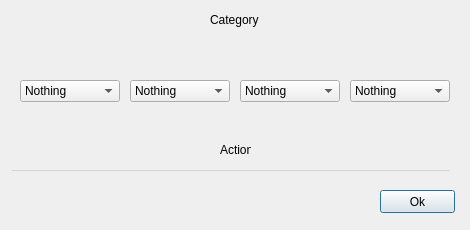
<?xml version="1.0" encoding="UTF-8"?>
<ui version="4.0">
 <class>SettingsView</class>
 <widget class="QDialog" name="SettingsView">
  <property name="geometry">
   <rect>
    <x>0</x>
    <y>0</y>
    <width>470</width>
    <height>230</height>
   </rect>
  </property>
  <property name="minimumSize">
   <size>
    <width>470</width>
    <height>230</height>
   </size>
  </property>
  <property name="maximumSize">
   <size>
    <width>470</width>
    <height>230</height>
   </size>
  </property>
  <property name="windowTitle">
   <string>Settings</string>
  </property>
  <property name="modal">
   <bool>true</bool>
  </property>
  <widget class="QGroupBox" name="groupBox">
   <property name="geometry">
    <rect>
     <x>10</x>
     <y>170</y>
     <width>440</width>
     <height>1</height>
    </rect>
   </property>
   <property name="title">
    <string/>
   </property>
  </widget>
  <widget class="QPushButton" name="OkButton">
   <property name="geometry">
    <rect>
     <x>380</x>
     <y>190</y>
     <width>75</width>
     <height>23</height>
    </rect>
   </property>
   <property name="text">
    <string>Ok</string>
   </property>
  </widget>
  <widget class="QLabel" name="label">
   <property name="geometry">
    <rect>
     <x>30</x>
     <y>30</y>
     <width>80</width>
     <height>40</height>
    </rect>
   </property>
   <property name="toolTip">
    <string>Left only</string>
   </property>
   <property name="text">
    <string/>
   </property>
   <property name="pixmap">
    <pixmap>Resources/LeftOnly.png</pixmap>
   </property>
  </widget>
  <widget class="QComboBox" name="LeftOnlyCbox">
   <property name="geometry">
    <rect>
     <x>20</x>
     <y>80</y>
     <width>100</width>
     <height>22</height>
    </rect>
   </property>
   <item>
    <property name="text">
     <string>Nothing</string>
    </property>
   </item>
   <item>
    <property name="text">
     <string>CopyLeft</string>
    </property>
   </item>
   <item>
    <property name="text">
     <string>CopyRight</string>
    </property>
   </item>
   <item>
    <property name="text">
     <string>OverrideLeft</string>
    </property>
   </item>
   <item>
    <property name="text">
     <string>OverrideRight</string>
    </property>
   </item>
   <item>
    <property name="text">
     <string>DeleteLeft</string>
    </property>
   </item>
   <item>
    <property name="text">
     <string>DeleteRight</string>
    </property>
   </item>
  </widget>
  <widget class="QLabel" name="label_2">
   <property name="geometry">
    <rect>
     <x>140</x>
     <y>30</y>
     <width>80</width>
     <height>40</height>
    </rect>
   </property>
   <property name="toolTip">
    <string>Left new</string>
   </property>
   <property name="text">
    <string/>
   </property>
   <property name="pixmap">
    <pixmap>Resources/LeftNew.png</pixmap>
   </property>
  </widget>
  <widget class="QLabel" name="label_3">
   <property name="geometry">
    <rect>
     <x>250</x>
     <y>30</y>
     <width>80</width>
     <height>40</height>
    </rect>
   </property>
   <property name="toolTip">
    <string>Right new</string>
   </property>
   <property name="text">
    <string/>
   </property>
   <property name="pixmap">
    <pixmap>Resources/RightNew.png</pixmap>
   </property>
  </widget>
  <widget class="QLabel" name="label_4">
   <property name="geometry">
    <rect>
     <x>360</x>
     <y>30</y>
     <width>80</width>
     <height>40</height>
    </rect>
   </property>
   <property name="toolTip">
    <string>Right only</string>
   </property>
   <property name="text">
    <string/>
   </property>
   <property name="pixmap">
    <pixmap>Resources/RightOnly.png</pixmap>
   </property>
  </widget>
  <widget class="QComboBox" name="LeftNewCbox">
   <property name="geometry">
    <rect>
     <x>130</x>
     <y>80</y>
     <width>100</width>
     <height>22</height>
    </rect>
   </property>
   <item>
    <property name="text">
     <string>Nothing</string>
    </property>
   </item>
   <item>
    <property name="text">
     <string>CopyLeft</string>
    </property>
   </item>
   <item>
    <property name="text">
     <string>CopyRight</string>
    </property>
   </item>
   <item>
    <property name="text">
     <string>OverrideLeft</string>
    </property>
   </item>
   <item>
    <property name="text">
     <string>OverrideRight</string>
    </property>
   </item>
   <item>
    <property name="text">
     <string>DeleteLeft</string>
    </property>
   </item>
   <item>
    <property name="text">
     <string>DeleteRight</string>
    </property>
   </item>
  </widget>
  <widget class="QComboBox" name="RightNewCbox">
   <property name="geometry">
    <rect>
     <x>240</x>
     <y>80</y>
     <width>100</width>
     <height>22</height>
    </rect>
   </property>
   <item>
    <property name="text">
     <string>Nothing</string>
    </property>
   </item>
   <item>
    <property name="text">
     <string>CopyLeft</string>
    </property>
   </item>
   <item>
    <property name="text">
     <string>CopyRight</string>
    </property>
   </item>
   <item>
    <property name="text">
     <string>OverrideLeft</string>
    </property>
   </item>
   <item>
    <property name="text">
     <string>OverrideRight</string>
    </property>
   </item>
   <item>
    <property name="text">
     <string>DeleteLeft</string>
    </property>
   </item>
   <item>
    <property name="text">
     <string>DeleteRight</string>
    </property>
   </item>
  </widget>
  <widget class="QComboBox" name="RightOnlyCbox">
   <property name="geometry">
    <rect>
     <x>350</x>
     <y>80</y>
     <width>100</width>
     <height>22</height>
    </rect>
   </property>
   <item>
    <property name="text">
     <string>Nothing</string>
    </property>
   </item>
   <item>
    <property name="text">
     <string>CopyLeft</string>
    </property>
   </item>
   <item>
    <property name="text">
     <string>CopyRight</string>
    </property>
   </item>
   <item>
    <property name="text">
     <string>OverrideLeft</string>
    </property>
   </item>
   <item>
    <property name="text">
     <string>OverrideRight</string>
    </property>
   </item>
   <item>
    <property name="text">
     <string>DeleteLeft</string>
    </property>
   </item>
   <item>
    <property name="text">
     <string>DeleteRight</string>
    </property>
   </item>
  </widget>
  <widget class="QLabel" name="CategoryLabel">
   <property name="geometry">
    <rect>
     <x>210</x>
     <y>10</y>
     <width>51</width>
     <height>20</height>
    </rect>
   </property>
   <property name="text">
    <string>Category</string>
   </property>
  </widget>
  <widget class="QLabel" name="ActionLabel">
   <property name="geometry">
    <rect>
     <x>220</x>
     <y>140</y>
     <width>31</width>
     <height>20</height>
    </rect>
   </property>
   <property name="text">
    <string>Action</string>
   </property>
  </widget>
  <widget class="QLabel" name="LeftOnlyLabel">
   <property name="geometry">
    <rect>
     <x>45</x>
     <y>110</y>
     <width>48</width>
     <height>24</height>
    </rect>
   </property>
   <property name="text">
    <string/>
   </property>
  </widget>
  <widget class="QLabel" name="LeftNewLabel">
   <property name="geometry">
    <rect>
     <x>155</x>
     <y>110</y>
     <width>48</width>
     <height>24</height>
    </rect>
   </property>
   <property name="text">
    <string/>
   </property>
  </widget>
  <widget class="QLabel" name="RightNewLabel">
   <property name="geometry">
    <rect>
     <x>265</x>
     <y>110</y>
     <width>48</width>
     <height>24</height>
    </rect>
   </property>
   <property name="text">
    <string/>
   </property>
  </widget>
  <widget class="QLabel" name="RightOnlyLabel">
   <property name="geometry">
    <rect>
     <x>375</x>
     <y>110</y>
     <width>48</width>
     <height>24</height>
    </rect>
   </property>
   <property name="text">
    <string/>
   </property>
  </widget>
 </widget>
 <resources/>
 <connections>
  <connection>
   <sender>LeftOnlyCbox</sender>
   <signal>currentIndexChanged(int)</signal>
   <receiver>SettingsView</receiver>
   <slot>LeftOnlyCboxIndexChanged(int)</slot>
   <hints>
    <hint type="sourcelabel">
     <x>35</x>
     <y>88</y>
    </hint>
    <hint type="destinationlabel">
     <x>47</x>
     <y>173</y>
    </hint>
   </hints>
  </connection>
  <connection>
   <sender>LeftNewCbox</sender>
   <signal>currentIndexChanged(int)</signal>
   <receiver>SettingsView</receiver>
   <slot>LeftNewCboxIndexChanged(int)</slot>
   <hints>
    <hint type="sourcelabel">
     <x>129</x>
     <y>91</y>
    </hint>
    <hint type="destinationlabel">
     <x>131</x>
     <y>152</y>
    </hint>
   </hints>
  </connection>
  <connection>
   <sender>RightNewCbox</sender>
   <signal>currentIndexChanged(int)</signal>
   <receiver>SettingsView</receiver>
   <slot>RightNewCboxIndexChanged(int)</slot>
   <hints>
    <hint type="sourcelabel">
     <x>215</x>
     <y>91</y>
    </hint>
    <hint type="destinationlabel">
     <x>214</x>
     <y>114</y>
    </hint>
   </hints>
  </connection>
  <connection>
   <sender>RightOnlyCbox</sender>
   <signal>currentIndexChanged(int)</signal>
   <receiver>SettingsView</receiver>
   <slot>RightOnlyCboxIndexChanged(int)</slot>
   <hints>
    <hint type="sourcelabel">
     <x>316</x>
     <y>88</y>
    </hint>
    <hint type="destinationlabel">
     <x>312</x>
     <y>135</y>
    </hint>
   </hints>
  </connection>
  <connection>
   <sender>OkButton</sender>
   <signal>clicked()</signal>
   <receiver>SettingsView</receiver>
   <slot>OkClicked()</slot>
   <hints>
    <hint type="sourcelabel">
     <x>344</x>
     <y>165</y>
    </hint>
    <hint type="destinationlabel">
     <x>366</x>
     <y>127</y>
    </hint>
   </hints>
  </connection>
 </connections>
 <slots>
  <slot>LeftOnlyCboxIndexChanged(int)</slot>
  <slot>LeftNewCboxIndexChanged(int)</slot>
  <slot>RightNewCboxIndexChanged(int)</slot>
  <slot>RightOnlyCboxIndexChanged(int)</slot>
  <slot>OkClicked()</slot>
 </slots>
</ui>
